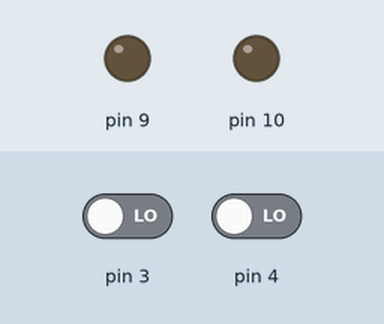
Simulated run of this sketch. Board: Arduino Uno, built with avr-gcc and run on an emulated ATmega328P. Parts: output pins drawn as LEDs (lit = HIGH). Inputs (shaded band) come from the test bench; at power-on: pin 3 LOW, pin 4 LOW.

Above: at 1.2 s.
1.3 s: pin 3 driven HIGH
At 1.7 s:
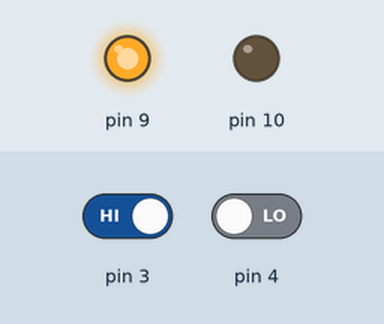
2.8 s: pin 3 driven LOW and pin 4 driven HIGH
5.8 s: pin 4 driven LOW
At 6.7 s:
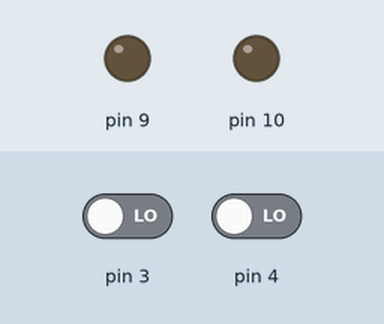
7.8 s: pin 4 driven HIGH
At 9.0 s:
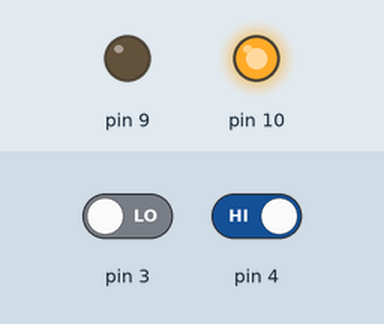
Timing chart, 0 to 10.3 s (numbered marks = the images above; inputs shaded):
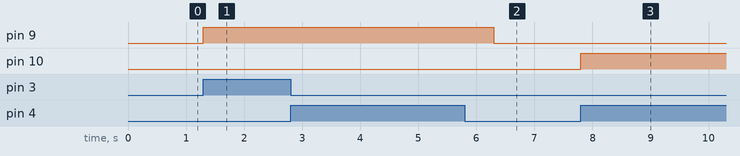

The sketch:

20241217.ino
```cpp
void setup()
{
  pinMode (3,INPUT);
  pinMode (4,INPUT);
  pinMode (9,OUTPUT);
  pinMode (10,OUTPUT);
}

void loop()
{
  int btn3 = digitalRead (3);
  int btn4 = digitalRead(4);

  if (btn3 ==1) {
    digitalWrite (9,1);
    delay (5000);
  }
  if (btn4==1) {
    digitalWrite (10,1);
    delay (5000);
  }
  digitalWrite (9,0);
  digitalWrite (10,0);

}
```

Measured:
- after the input at 1.3 s, pin 9: LOW → HIGH at once
- after the input at 2.8 s, every drawn part: stays the same
- after the input at 5.8 s, pin 10: stays LOW (without the input it goes to HIGH after 0.50 s)
- after the input at 7.8 s, pin 10: LOW → HIGH at once
